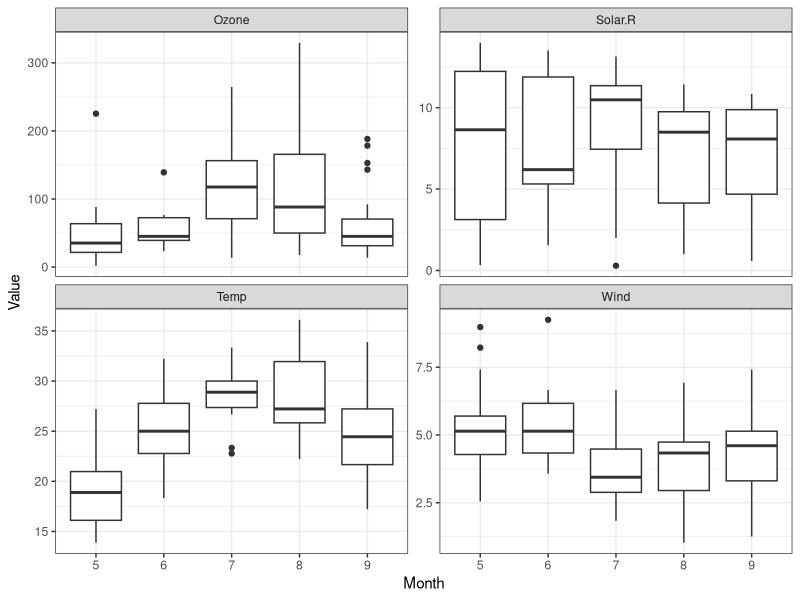
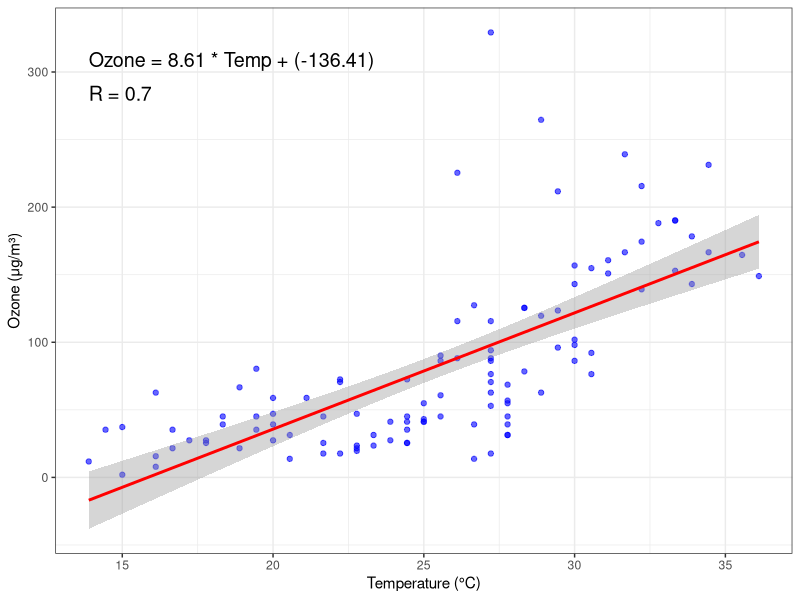
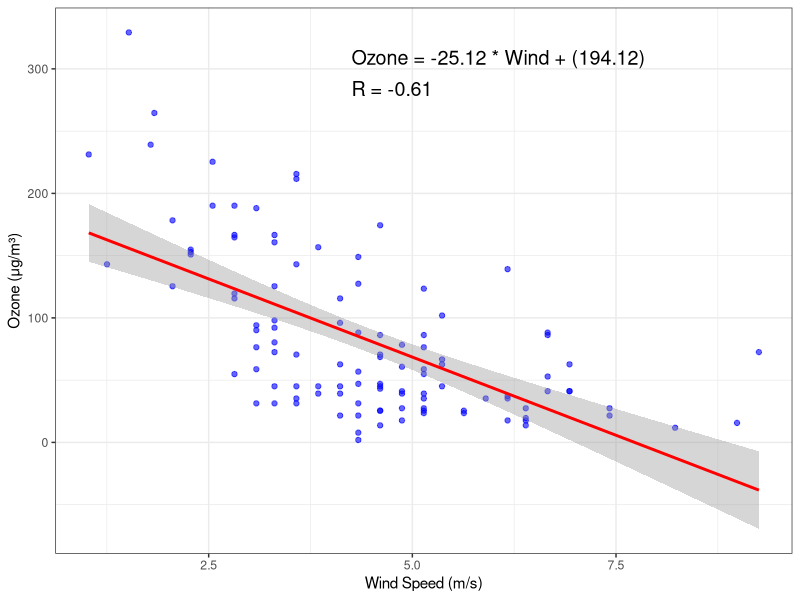
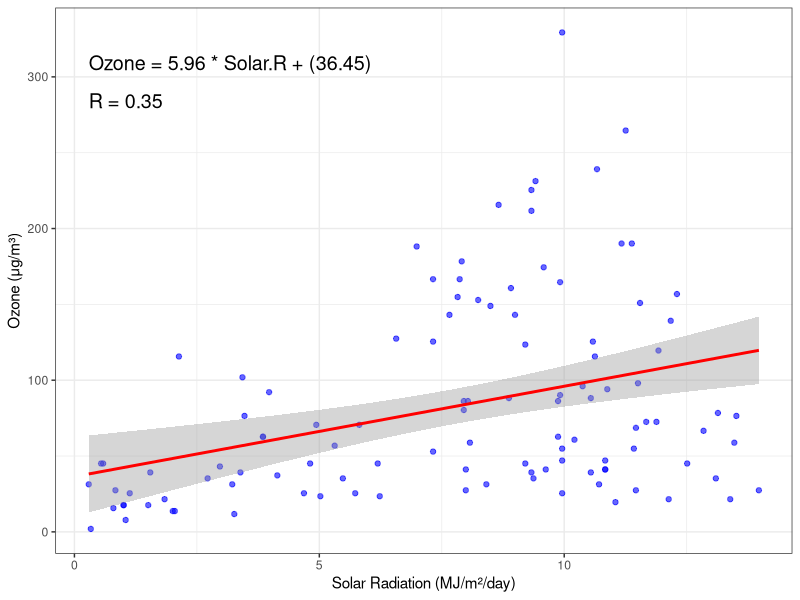
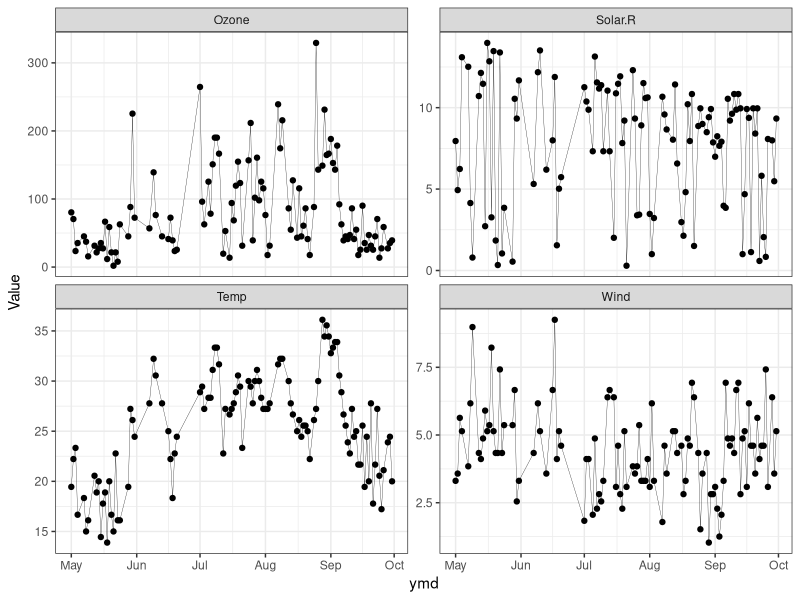

R code for these plots, in order:
## ---- chunk 1
knitr::opts_chunk$set(echo = TRUE, messages = FALSE, warning = FALSE)
rm(list = ls())
library(ggplot2)
library(tidyr)
library(datasets)
## ---- chunk 2
description_df <- data.frame(
  "Variable" = c("Ozone", "Solar.R", "Wind", "Temp", "Month", "Day"),
  "Description" = c("Mean ozone in parts per billion (ppb)", "Solar radiation", "Wind speed", "Maximum daily temperature", "Month (1–12)", "Day of the month"),
  "Units_raw" = c("ppb", "Langley/day", "miles per hour (mph)", "degrees Fahrenheit (°F)", "-", "-"),
  "Units_con" = c("μg/m³ (1 ppb = 1.96 μg/m³)", "MJ/m²/day (1 Langley = 0.04184 MJ)", "meters per second (m/s)", "degrees Celsius (°C)", "-", "-")
)

colnames(description_df) <- c("Variable", "Description", "Units (original)", "Units (converted)")
rownames(description_df) <- NULL

# Nice table
knitr::kable(description_df)
## ---- chunk 3
airquality_df <- datasets::airquality

# Convert units to SI
airquality_df$Ozone <- airquality_df$Ozone * 1.96                
airquality_df$Temp <- (airquality_df$Temp - 32) * (5/9)
airquality_df$Wind <- airquality_df$Wind * 0.44704
airquality_df$Solar.R <- airquality_df$Solar.R * 0.04184

# Removing rows that have missing data and to tidy
airquality_df <- airquality_df[complete.cases(airquality_df), ]
airquality_df2 <- tidyr::pivot_longer(
  data = airquality_df,
  cols = c("Ozone", "Solar.R", "Wind", "Temp"),
  names_to = "Variable",
  values_to = "Value")
## ---- chunk 4
summary_df <- data.frame(
  Variable = c("Ozone (μg/m³)", "Solar Radiation (MJ/m²/day)", "Wind Speed (m/s)", "Temperature (°C)"),
  Mean = sapply(airquality_df[, -c(5, 6)], mean),
  SD = sapply(airquality_df[, -c(5, 6)], sd),
  Min = sapply(airquality_df[, -c(5, 6)], min),
  Max = sapply(airquality_df[, -c(5, 6)], max)
)

rownames(summary_df) <- NULL

# Nice table
knitr::kable(summary_df, 
             digits = 2)
## ---- chunk 5

ggplot(airquality_df2) + 
  geom_boxplot(aes(x = factor(Month), y = Value)) + 
  facet_wrap(~ Variable, scales = "free_y") + 
  theme_bw() + 
  xlab("Month")
## ---- chunk 6

model <- lm(Ozone ~ Temp, data = airquality_df)
intercept <- round(coef(model)[1], 2)
slope <- round(coef(model)[2], 2)

eq <- paste0("Ozone = ", slope, " * Temp + ", "(",intercept, ")")

r <- round(cor(airquality_df$Temp, airquality_df$Ozone), 2)
cor_text <- paste("R =", r)

x_pos <- min(airquality_df$Temp)
y_pos <- max(airquality_df$Ozone) - 20

ggplot(airquality_df, aes(x = Temp, y = Ozone)) +
  geom_point(color = "blue", alpha = 0.6) +
  geom_smooth(method = "lm", color = "red", se = TRUE) +
  annotate("text", x = x_pos, y = y_pos, label = eq, hjust = 0, size = 5, color = "black") +
  annotate("text", x = x_pos, y = y_pos - 25, label = cor_text, hjust = 0, size = 5, color = "black") +
  labs(
    x = "Temperature (°C)",
    y = "Ozone (μg/m³)"
  ) +
  theme_bw()
## ---- chunk 7

model <- lm(Ozone ~ Wind, data = airquality_df)
intercept <- round(coef(model)[1], 2)
slope <- round(coef(model)[2], 2)

eq <- paste0("Ozone = ", slope, " * Wind + ", "(",intercept, ")")

r <- round(cor(airquality_df$Wind, airquality_df$Ozone), 2)
cor_text <- paste("R =", r)

x_pos <- max(airquality_df$Wind) - 5
y_pos <- max(airquality_df$Ozone) - 20

ggplot(airquality_df, aes(x = Wind, y = Ozone)) +
  geom_point(color = "blue", alpha = 0.6) +
  geom_smooth(method = "lm", color = "red", se = TRUE) +
  annotate("text", x = x_pos, y = y_pos, label = eq, hjust = 0, size = 5, color = "black") +
  annotate("text", x = x_pos, y = y_pos - 25, label = cor_text, hjust = 0, size = 5, color = "black") +
  labs(
    x = "Wind Speed (m/s)",
    y = "Ozone (μg/m³)"
  ) +
  theme_bw()
## ---- chunk 8

model <- lm(Ozone ~ Solar.R, data = airquality_df)
intercept <- round(coef(model)[1], 2)
slope <- round(coef(model)[2], 2)

eq <- paste0("Ozone = ", slope, " * Solar.R + ", "(",intercept, ")")

r <- round(cor(airquality_df$Solar.R, airquality_df$Ozone), 2)
cor_text <- paste("R =", r)

x_pos <- min(airquality_df$Solar.R)
y_pos <- max(airquality_df$Ozone) - 20

ggplot(airquality_df, aes(x = Solar.R, y = Ozone)) +
  geom_point(color = "blue", alpha = 0.6) +
  geom_smooth(method = "lm", color = "red", se = TRUE) +
  annotate("text", x = x_pos, y = y_pos, label = eq, hjust = 0, size = 5, color = "black") +
  annotate("text", x = x_pos, y = y_pos - 25, label = cor_text, hjust = 0, size = 5, color = "black") +
  labs(
    x = "Solar Radiation (MJ/m²/day)",
    y = "Ozone (μg/m³)"
  ) +
  theme_bw()
## ---- chunk 9

airquality_df2$ymd <- as.Date(paste("1973", "-", airquality_df2$Month, "-", airquality_df2$Day, sep = ""))

ggplot(airquality_df2, aes(x = ymd, y = Value)) +
  geom_line(size = 0.1) +
  geom_point() +
  facet_wrap(~ Variable, scales = "free_y") + 
  theme_bw()
